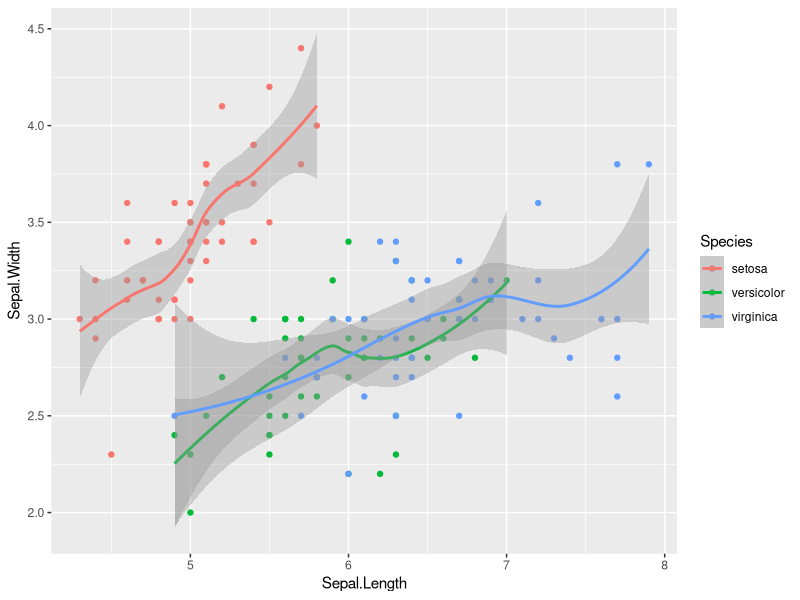
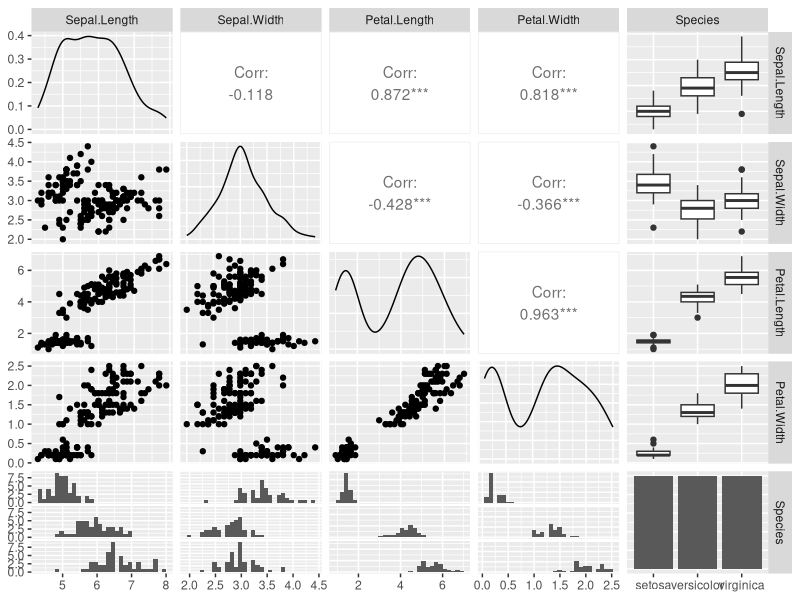

Reproduce these figures in R, in order.
# This is an R Script, that I will practice on.

library(ggplot2)

ggplot(data = iris,
       aes(x = Sepal.Length,
           y = Sepal.Width,
           colour = Species)) + 
  geom_point() + 
  geom_smooth()

library(GGally)

ggpairs(iris)